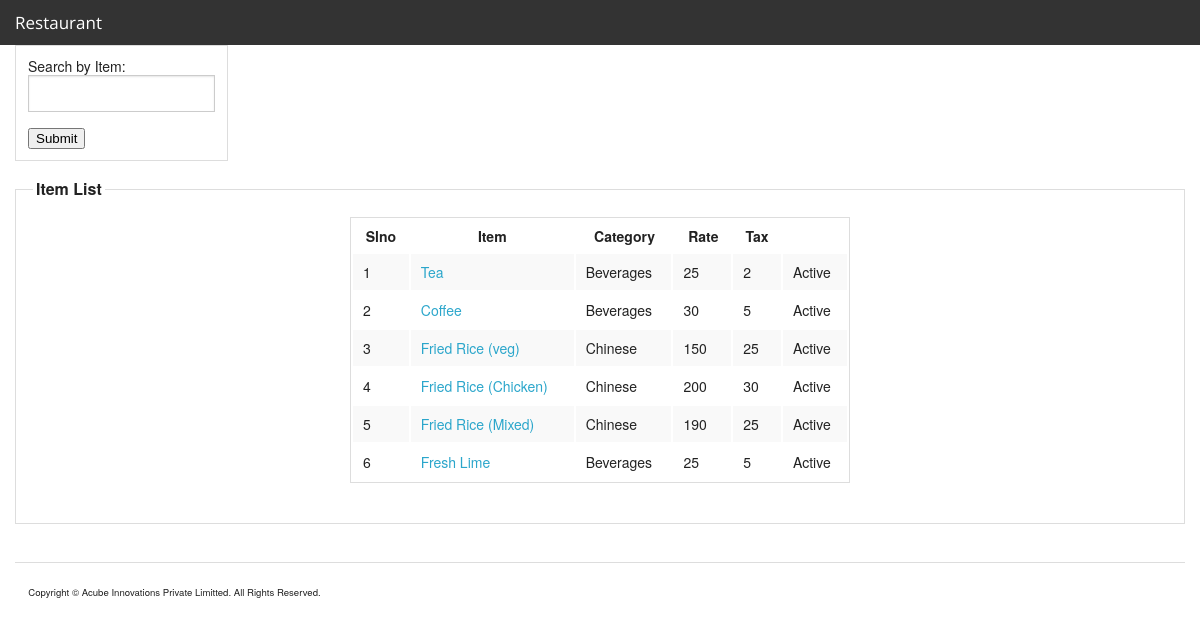
The app's page /admin/items.php (signed in) with its own data.
### tables this page shows
CREATE TABLE IF NOT EXISTS `items` (
  `id` int(11) NOT NULL AUTO_INCREMENT,
  `name` varchar(255) NOT NULL,
  `item_category_id` int(11) NOT NULL,
  `rate` double NOT NULL,
  `tax` double NOT NULL,
  `status_id` int(11) NOT NULL,
  `from_master_kitchen` tinyint(1) NOT NULL DEFAULT '0',
  PRIMARY KEY (`id`)
);

### include/class/class_page/class_page.php (called while the page is built, shortened)
<?php
class Page {
	var $connection_list = array();
	var $conf_list = array();
	var $menuconf_list = array();
	var $class_list = array();
	var $function_list = array();
	var $root_path='./';
	var $module_path='modules/';
	var $module = "" ;
	var $style='';
	var $script='';
	var $print_page='';
	function display(){
		$debug_output .= ob_get_contents();
		if(count($this->conf_list) > 0){
			foreach ($this->conf_list as $conf_file){
				$debug_output .= ob_get_contents();
			}
		}
		if(count($this->connection_list) > 0){
			foreach ($this->connection_list as $connection_file){
				$debug_output .= ob_get_contents();
			}
		}
		if(count($this->menuconf_list) > 0){
			foreach ($this->menuconf_list as $menuconf_file){
				$debug_output .= ob_get_contents();
			}
		}
		if(count($this->function_list) > 0){
			foreach ($this->function_list as $function_file){
				$debug_output .= ob_get_contents();
			}
		}
		if(trim($this->module) != ""){
			$debug_output .= ob_get_contents();
		}
		if(count($this->class_list) > 0){
			foreach ($this->class_list as $class_file){
				$debug_output .= ob_get_contents();
				$debug_output .= ob_get_contents();
			}
		}
		if(trim($this->module) != ""){
			$filename = $this->root_path.$this->module_path.$this->module."/style.css";
			if (file_exists( $filename)) {
				$this->style.='<link rel="stylesheet" type="text/css" href="'.$filename.'">';
			}else{
				$debug_output .= 'File :: '.$filename ." not exists <br/>";
			}
			$filename = $this->root_path.$this->module_path.$this->module."/script.js";
			if (file_exists($filename)) {
				$this->script.='<script src="'.$filename.'" language="JavaScript" type="text/JavaScript"></script>';
			}else{
				$debug_output .= 'File :: '.$filename ." not exists. <br/>";
			}
		}
		if(trim($this->module) != ""){
			$filename = $this->root_path.$this->module_path.$this->module."/functions.php";
			if (file_exists($filename)) {
				ob_start();
				include($filename);
				$this->print_page .= ob_get_contents();
				ob_end_clean();
			}else{
				$debug_output .= ob_get_contents();
			}
			$filename = $this->root_path.$this->module_path.$this->module."/code.php";
			if (file_exists($filename)) {
				include($filename);
				$this->print_page .= ob_get_contents();
			}else{
				ob_start();
				echo 'File :: '.$filename ." not exists. <br/>";
				$debug_output .= ob_get_contents();
				ob_end_clean();
			}
			$filename = $this->root_path.$this->module_path.$this->module."/style.php";
			if (file_exists($filename)) {
				ob_start();
				include($filename);
				$this->style.='<style>';
				$this->style .= ob_get_contents();
				$this->style.='</style>';
				ob_end_clean();
			}else{
				$debug_output .='File :: '.$filename ." not exists. <br/>";
			}
						$filename = $this->root_path.$this->module_path.$this->module."/script.php";
			if (file_exists($filename)) {
				ob_start();
				include($filename);
				$this->script.='<script language="JavaScript" type="text/JavaScript">';
				$this->script .= ob_get_contents();
				$this->script.='</script>';
				ob_end_clean();
			}else{
				$debug_output .='File :: '.$filename ." not exists. <br/>";
			}
			$filename = $this->root_path.$this->module_path.$this->module."/view.php";
			if (file_exists($filename)) {
				include($filename);
				$this->print_page .= ob_get_contents();
			}else{
				ob_start();
				echo 'File :: '.$filename ." not exists. <br/>";
				$debug_output .= ob_get_contents();
				ob_end_clean();
			}
		}
	}
}
?>

### admin/items.php (called while the page is built, shortened)
<?php session_start();
require(ROOT_PATH.'include/class/class_page/class_page.php');
$page = new Page;
	$page->root_path = ROOT_PATH;
	$page->current_url = $current_url;
	$page->title = "Acube MVC";
	$page->page_name = 'index';
	$page->layout = 'restaurant.html';
    $page->conf_list = array("conf.php");
    $page->menuconf_list = array("menu_conf.php");
	$page->connection_list = array("connection.php");
	$page->function_list = array("functions.php");
	$page->class_list = array("class_item.php","class_itemcategory.php");
	$page->access_list = array("ADMINISTRATOR");
    $index=0;
    $content_list[$index]['file_name']='admin/inc_right_menu.php';
    $content_list[$index]['var_name']='right_menu';
	$page->content_list = $content_list;
	$page->module_path = 'modules/item/';
    $page->module = 'list';
	$page->display();
?>

### modules/item/list/code.php (called while the page is built, shortened)
<?php
$item=new Item($myconnection);
$item->connection=($myconnection);
$item_category=new ItemCategory($myconnection);
$item_category->connection=($myconnection);
	$item->total_records=25;
	$array_item_category=$item_category->get_array();
	$get_item=$item->get_list_array_bylimit();
	if($get_item!=false){
	$count = count($get_item);
}
?>

### include/class/class_item/class_item.php (called while the page is built, shortened)
<?php
Class item{
	var $connection ="";
  function get_list_array_bylimit($start_record = 0,$max_records = 25){
        $items = array();
		$i=0;
        $strSQL = "SELECT id,name,item_category_id,rate,tax,status_id,from_master_kitchen FROM items WHERE 1";
        $strSQL .= " ORDER BY id";
		$strSQL_limit = sprintf("%s LIMIT %d, %d", $strSQL, $start_record, $max_records);
		$rsRES = mysql_query($strSQL_limit, $this->connection) or die(mysql_error(). $strSQL_limit);
        if ( mysql_num_rows($rsRES) > 0 ){
			while ( list ($id,$name,$item_category_id,$rate,$tax,$status_id,$from_master_kitchen) = mysql_fetch_row($rsRES) ){
						$items[$i]["id"] =  $id;
						$items[$i]["name"] = $name;
						$items[$i]["item_category_id"] = $item_category_id;
						$items[$i]["rate"] = $rate;
						$items[$i]["tax"] = $tax;
						$items[$i]["status_id"] = $status_id;
						$items[$i]["from_master_kitchen"] = $from_master_kitchen;
						$i++;}
						 	return $items;
        }
        else{
        	return false;
        }
    }
}
?>

### include/class/class_itemcategory/class_itemcategory.php (called while the page is built, shortened)
<?php
class ItemCategory{
	var  $connection;
function get_array()
	{
        	$item_category = array();
			$strSQL = "SELECT id,name,status_id,parent_id FROM item_categories";
			$rsRES = mysql_query($strSQL,$this->connection) or die(mysql_error(). $strSQL );
			if ( mysql_num_rows($rsRES) > 0 )
				 {while(list($id,$name) = mysql_fetch_row($rsRES) ){
						$item_category[$id] =  $name;
           		 		}
            		return $item_category;
       			}else{
					$this->error_number = 4;
					$this->error_description="Can't list item";
					return false;
    				}
		}
	}

### include/conf/conf.php (called while the page is built, shortened)
<?php
$g_ARRAY_STATUS = array();
$g_ARRAY_STATUS[1] = "Active";
$g_ARRAY_STATUS[2] = "Inactive";
?>

### modules/item/list/view.php (the view, shortened to what this page needs)
<!DOCTYPE html PUBLIC "-//W3C//DTD XHTML 1.0 Transitional//EN" "http://www.w3.org/TR/xhtml1/DTD/xhtml1-transitional.dtd">
<html xmlns="http://www.w3.org/1999/xhtml">
<head>
</head>
<body>
  <form action="" method="post">
    <table>
   <tr>
    <td> Search by Item:<input type="text" name="search" />
      <input type="submit" name="submit" value="Submit" /></td>
    </tr>
  </table>
      </form>
<form id="form2" name="form2" method="post" action="">
<fieldset>
    <legend>Item List</legend>
   <table width="500" height="68" align="center">
    <tr>
      <th>Slno</th>
      <th>Item</th>
      <th colspan="3"> Category</th>
      <th>Rate</th>
      <th>Tax</th>
    </tr>
        <?php
            if($get_item==false)
          { ?>
      <tr>
        <td> No Records Found</td>
      </tr>
       <?php } else {
        $i=0;
        while($i<$count){
         ?>
   <tr>
      <td><?php echo $get_item[$i]['id'] ?></td>
      <td><a href="item.php?id=<?php echo $get_item[$i]['id'] ?>"><?php echo $get_item[$i]['name']?></a></td>
      <td colspan="2"><?php if(isset($array_item_category[$get_item[$i]['item_category_id']])){echo $array_item_category[$get_item[$i]['item_category_id']] ;}?></td>
      <td colspan="2"> <?php echo $get_item[$i]['rate'] ;?></td>
      <td colspan="2"><?php echo $get_item[$i]['tax'] ;?></td>
      <td colspan="2"><?php if(isset($g_ARRAY_STATUS[$get_item[$i]['status_id']])) { echo $g_ARRAY_STATUS[$get_item[$i]['status_id']]; }?></td>
   </tr>
    <?php $i++;
          }
          }
           ?>
</table>
    </form>
   </body>
   </html>

### records on screen
items: id "1", name "Tea", item_category "Beverages", rate "25", tax "2", status "Active"
items: id "2", name "Coffee", item_category "Beverages", rate "30", tax "5", status "Active"
items: id "3", name "Fried Rice (veg)", item_category "Chinese", rate "150", tax "25", status "Active"
items: id "4", name "Fried Rice (Chicken)", item_category "Chinese", rate "200", tax "30", status "Active"
items: id "5", name "Fried Rice (Mixed)", item_category "Chinese", rate "190", tax "25", status "Active"
items: id "6", name "Fresh Lime", item_category "Beverages", rate "25", tax "5", status "Active"
